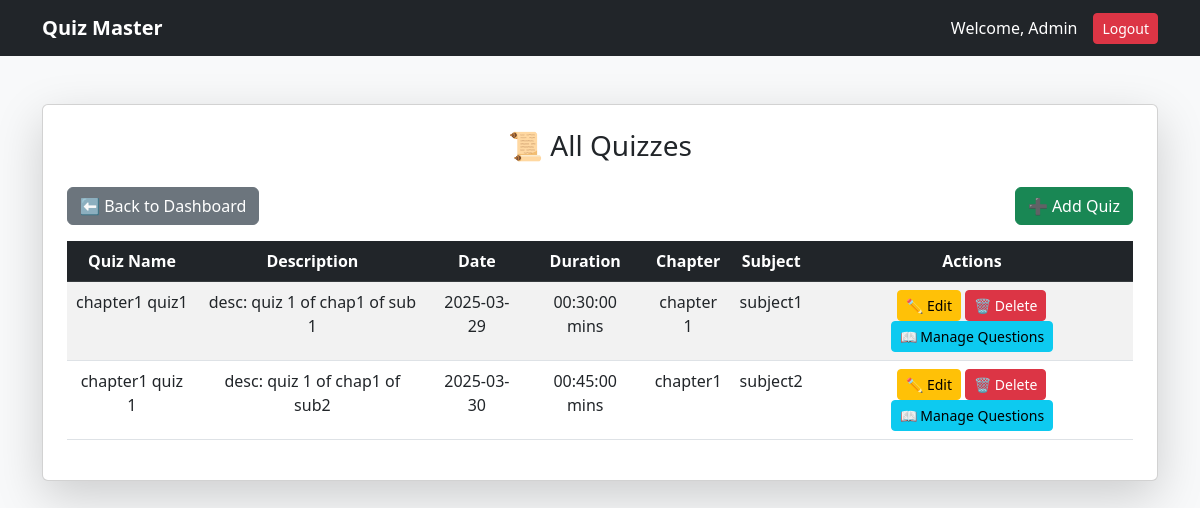
The app's page /admin/quizzes (signed in), older data.
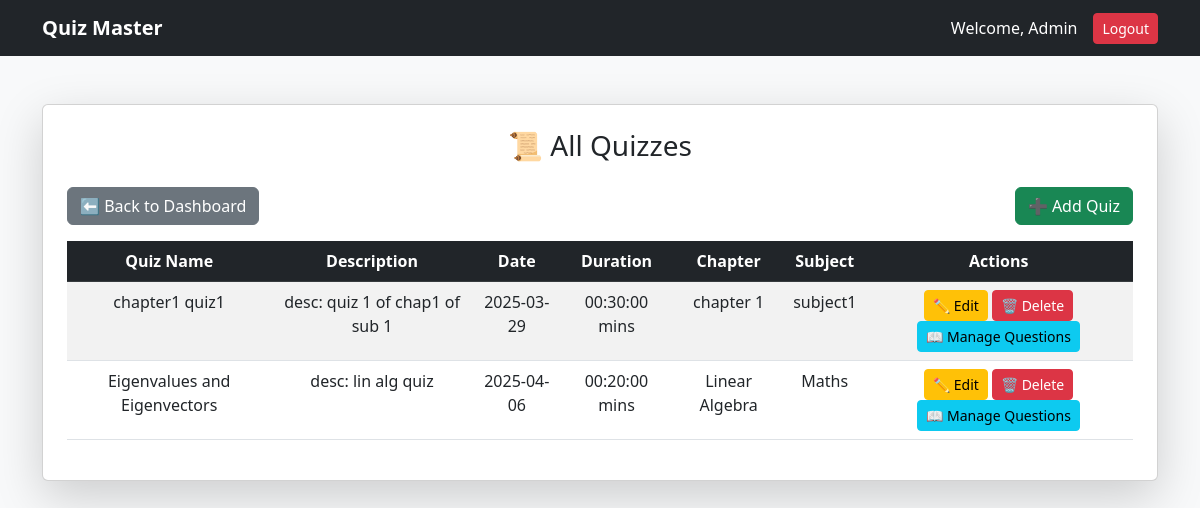
The same page, newer data.
### models/models.py (models this page shows, shortened)
class Quiz(db.Model):
    id = db.Column(db.Integer, primary_key=True)
    name = db.Column(db.String(255), nullable=False, unique=True)
    description = db.Column(db.Text, nullable=True)
    chapter_id = db.Column(db.Integer, db.ForeignKey("chapter.id", ondelete="CASCADE"), nullable=False)
    date = db.Column(db.Date, nullable=False)
    duration = db.Column(db.Time, nullable=False)
    chapter = db.relationship("Chapter", backref=db.backref("quizzes", cascade="all, delete-orphan"))
    scores = db.relationship("Scores", back_populates="quiz", lazy=True, cascade="all, delete-orphan", overlaps="quiz_scores,scores")

class Chapter(db.Model):
    id = db.Column(db.Integer, primary_key=True)
    name = db.Column(db.String(100), nullable=False)
    description = db.Column(db.Text, nullable=True)
    subject_id = db.Column(db.Integer, db.ForeignKey('subject.id', ondelete="CASCADE"), nullable=False)
    __table_args__ = (db.UniqueConstraint("name", "subject_id", name="uq_chapter_name_subject"),)
    subject = db.relationship("Subject", backref=db.backref("chapters", cascade="all, delete-orphan"))

class Subject(db.Model):
    id = db.Column(db.Integer, primary_key=True)
    name = db.Column(db.String(150), unique=True, nullable=False)
    description = db.Column(db.Text, nullable=True)
    created_at = db.Column(db.DateTime, default=datetime.utcnow)

### controllers/admin_routes.py (the view)
@admin_blueprint.route("/quizzes")
@admin_required
def manage_quizzes_all():
    quizzes = (
        db.session.query(
            Quiz.id, Quiz.name, Quiz.date, Quiz.description, Quiz.duration,
            Chapter.name.label("chapter_name"), Subject.name.label("subject_name")
        )
        .select_from(Quiz)
        .join(Chapter, Quiz.chapter_id == Chapter.id)
        .join(Subject, Chapter.subject_id == Subject.id)
        .all()
    )
    return render_template("admin/manage_quizzes.html", quizzes=quizzes)

### app.py (called while the page is built)
@app.context_processor
def inject_user():
    return dict(current_user=current_user)

@login_manager.user_loader
def load_user(user_id):
    return User.query.get(int(user_id))

### templates/admin/manage_quizzes.html (shortened to what this page needs)
<!DOCTYPE html>
<html lang="en">
<head>
    <link href="https://cdn.jsdelivr.net/npm/bootstrap@5.3.0/dist/css/bootstrap.min.css" rel="stylesheet">
</head>
<body class="bg-light">
    <nav class="navbar navbar-expand-lg navbar-dark bg-dark">
        <div class="container">
            <a class="navbar-brand fw-bold" href="{{ url_for('admin.admin_dashboard') }}">Quiz Master</a>
            <div class="ms-auto d-flex align-items-center">
                <span class="text-white me-3">Welcome, Admin</span>
                <a href="{{ url_for('auth.logout') }}" class="btn btn-danger btn-sm">Logout</a>
            </div>
        </div>
    </nav>
<div class="container my-5">
    <div class="card shadow-lg p-4">
        <h3 class="text-center mb-4">📜 All Quizzes</h3>
        <div class="d-flex justify-content-between mb-3">
            <a href="{{ url_for('admin.admin_dashboard') }}" class="btn btn-secondary">⬅️ Back to Dashboard</a>
            <a href="{{ url_for('admin.select_chapter_for_quiz') }}" class="btn btn-success">➕ Add Quiz</a>
        </div>
        <div class="table-responsive">
            <table class="table table-striped text-center">
                <thead class="table-dark">
                    <tr>
                        <th>Quiz Name</th>
                        <th>Description</th>
                        <th>Date</th>
                        <th>Duration</th>
                        <th>Chapter</th>
                        <th>Subject</th>
                        <th>Actions</th>
                    </tr>
                </thead>
                <tbody>
                    {% for quiz in quizzes %}
                    <tr>
                        <td>{{ quiz.name }}</td>
                        <td>{{ quiz.description }}</td>
                        <td>{{ quiz.date }}</td>
                        <td>{{ quiz.duration }} mins</td>
                        <td>{{ quiz.chapter_name }}</td>
                        <td>{{ quiz.subject_name }}</td>
                        <td>
                            <a href="{{ url_for('admin.edit_quiz', id=quiz.id) }}" class="btn btn-warning btn-sm">✏️ Edit</a>
                            <form action="{{ url_for('admin.delete_quiz', id=quiz.id) }}" method="POST" class="d-inline">
                                <button type="submit" class="btn btn-danger btn-sm" onclick="return confirm('Are you sure you want to delete this quiz?')">🗑️ Delete</button>
                            </form>
                            <a href="{{ url_for('admin.manage_questions', quiz_id=quiz.id) }}" class="btn btn-info btn-sm">📖 Manage Questions</a>
                        </td>
                    </tr>
                    {% endfor %}
                </tbody>
            </table>
        </div>
    </div>
</div>
</body>
</html>

Row changes from the older to the newer data that the page shows:
removed Quiz: name "chapter1 quiz 1", description "desc: quiz 1 of chap1 of sub2", date "2025-03-30", duration "00:45:00", chapter_name "chapter1", subject_name "subject2"
added Quiz: name "Eigenvalues and Eigenvectors", description "desc: lin alg quiz", date "2025-04-06", duration "00:20:00", chapter_name "Linear Algebra", subject_name "Maths"
